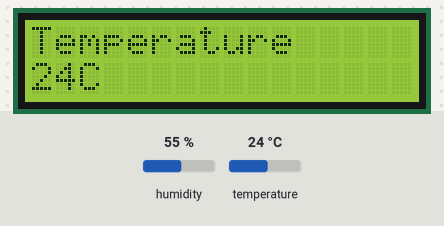
The sketch below on a simulated Arduino Uno, built with avr-gcc and run on an emulated ATmega328P. Parts: 16×2 character LCD. The test bench sets the inputs (shaded band); at power-on: temperature 24 °C, humidity 55 %.

Above: at 1.2 s.
1.3 s: temperature set to 12 °C
At 2.6 s:
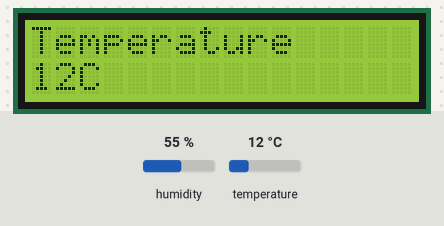
4.1 s: temperature set to 19 °C
At 5.3 s:
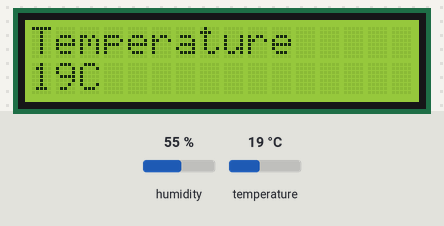
6.9 s: temperature set to 28 °C
At 9.6 s:
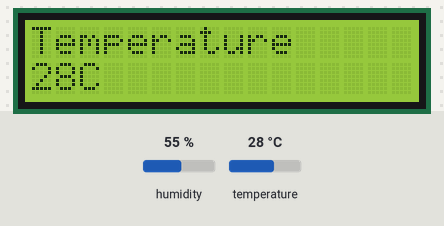
Timing chart, 0 to 11.1 s (numbered marks = the images above; inputs shaded):
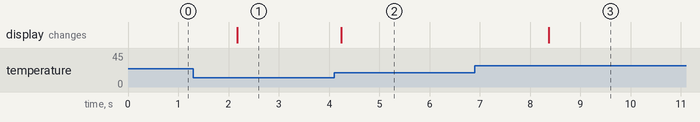

Measured:
- after the input at 1.3 s, the display: changes after 0.87 s (image 1)
- after the input at 4.1 s, the display: changes after 0.14 s (image 2)
- after the input at 6.9 s, the display: changes after 1.5 s (image 3)

The sketch:

TemperatureSensor.ino
```cpp
#include <Wire.h>
#include <LCD_I2C.h>
#include <DHT.h>

LCD_I2C lcd(0x27,16,2);

#define DHTPIN 7
#define DHTTYPE DHT11
DHT dht(DHTPIN, DHTTYPE);

int t;

void setup()
{
    dht.begin();
    lcd.begin();
    lcd.backlight();
}

void loop()
{

    t = dht.readTemperature();

    lcd.setCursor(0, 0);
    lcd.println("Temperature     ");

    lcd.setCursor(0, 1);
    lcd.print(t);
    lcd.print("C");

  delay(1000);
}
```
